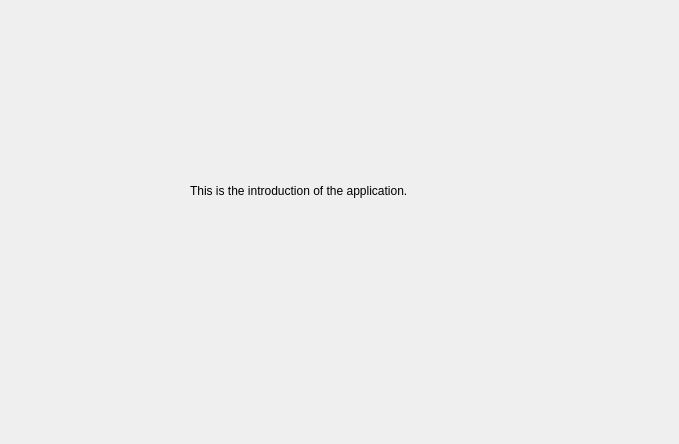
<?xml version="1.0" encoding="UTF-8"?>
<ui version="4.0">
 <class>aboutDialog</class>
 <widget class="QDialog" name="aboutDialog">
  <property name="geometry">
   <rect>
    <x>0</x>
    <y>0</y>
    <width>679</width>
    <height>444</height>
   </rect>
  </property>
  <property name="windowTitle">
   <string>About</string>
  </property>
  <widget class="QLabel" name="aboutLabel">
   <property name="geometry">
    <rect>
     <x>190</x>
     <y>100</y>
     <width>291</width>
     <height>181</height>
    </rect>
   </property>
   <property name="text">
    <string>This is the introduction of the application.</string>
   </property>
  </widget>
 </widget>
 <resources/>
 <connections/>
</ui>
